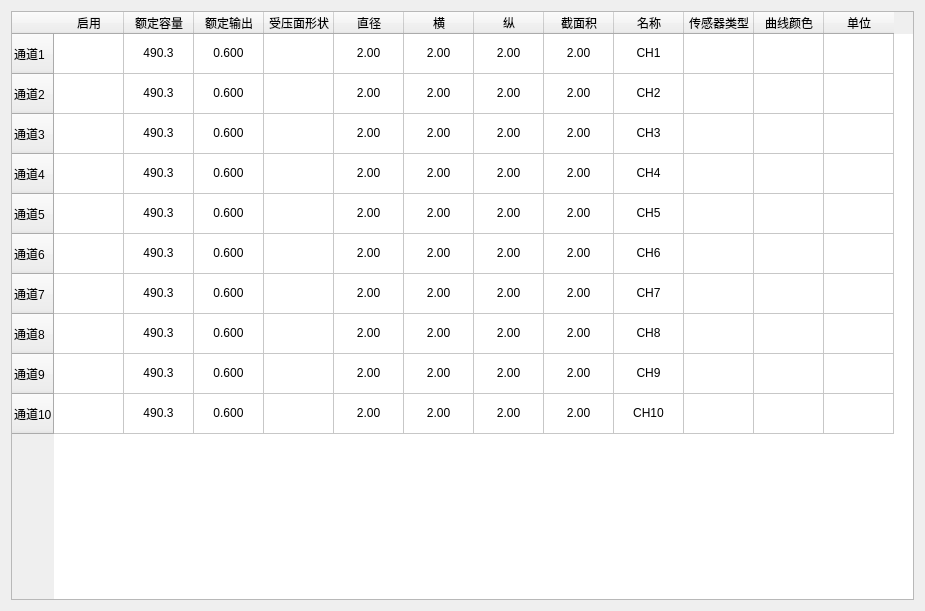
<?xml version="1.0" encoding="UTF-8"?>
<ui version="4.0">
 <class>HscSensorSetting</class>
 <widget class="QWidget" name="HscSensorSetting">
  <property name="geometry">
   <rect>
    <x>0</x>
    <y>0</y>
    <width>925</width>
    <height>611</height>
   </rect>
  </property>
  <property name="windowTitle">
   <string>Form</string>
  </property>
  <layout class="QGridLayout" name="gridLayout">
   <item row="0" column="0">
    <widget class="QTableWidget" name="tableWidget">
     <property name="styleSheet">
      <string notr="true"/>
     </property>
     <attribute name="horizontalHeaderDefaultSectionSize">
      <number>70</number>
     </attribute>
     <attribute name="verticalHeaderDefaultSectionSize">
      <number>40</number>
     </attribute>
     <attribute name="verticalHeaderMinimumSectionSize">
      <number>25</number>
     </attribute>
     <row>
      <property name="text">
       <string>通道1</string>
      </property>
     </row>
     <row>
      <property name="text">
       <string>通道2</string>
      </property>
     </row>
     <row>
      <property name="text">
       <string>通道3</string>
      </property>
     </row>
     <row>
      <property name="text">
       <string>通道4</string>
      </property>
     </row>
     <row>
      <property name="text">
       <string>通道5</string>
      </property>
     </row>
     <row>
      <property name="text">
       <string>通道6</string>
      </property>
     </row>
     <row>
      <property name="text">
       <string>通道7</string>
      </property>
     </row>
     <row>
      <property name="text">
       <string>通道8</string>
      </property>
     </row>
     <row>
      <property name="text">
       <string>通道9</string>
      </property>
     </row>
     <row>
      <property name="text">
       <string>通道10</string>
      </property>
     </row>
     <column>
      <property name="text">
       <string>启用</string>
      </property>
     </column>
     <column>
      <property name="text">
       <string>额定容量</string>
      </property>
     </column>
     <column>
      <property name="text">
       <string>额定输出</string>
      </property>
     </column>
     <column>
      <property name="text">
       <string>受压面形状</string>
      </property>
     </column>
     <column>
      <property name="text">
       <string>直径</string>
      </property>
     </column>
     <column>
      <property name="text">
       <string>横</string>
      </property>
     </column>
     <column>
      <property name="text">
       <string>纵</string>
      </property>
     </column>
     <column>
      <property name="text">
       <string>截面积</string>
      </property>
     </column>
     <column>
      <property name="text">
       <string>名称</string>
      </property>
     </column>
     <column>
      <property name="text">
       <string>传感器类型</string>
      </property>
     </column>
     <column>
      <property name="text">
       <string>曲线颜色</string>
      </property>
     </column>
     <column>
      <property name="text">
       <string>单位</string>
      </property>
     </column>
     <item row="0" column="1">
      <property name="text">
       <string>490.3</string>
      </property>
      <property name="textAlignment">
       <set>AlignCenter</set>
      </property>
     </item>
     <item row="0" column="2">
      <property name="text">
       <string>0.600</string>
      </property>
      <property name="textAlignment">
       <set>AlignCenter</set>
      </property>
     </item>
     <item row="0" column="4">
      <property name="text">
       <string>2.00</string>
      </property>
      <property name="textAlignment">
       <set>AlignCenter</set>
      </property>
     </item>
     <item row="0" column="5">
      <property name="text">
       <string>2.00</string>
      </property>
      <property name="textAlignment">
       <set>AlignCenter</set>
      </property>
     </item>
     <item row="0" column="6">
      <property name="text">
       <string>2.00</string>
      </property>
      <property name="textAlignment">
       <set>AlignCenter</set>
      </property>
     </item>
     <item row="0" column="7">
      <property name="text">
       <string>2.00</string>
      </property>
      <property name="textAlignment">
       <set>AlignCenter</set>
      </property>
     </item>
     <item row="0" column="8">
      <property name="text">
       <string>CH1</string>
      </property>
      <property name="textAlignment">
       <set>AlignCenter</set>
      </property>
     </item>
     <item row="0" column="9">
      <property name="text">
       <string/>
      </property>
     </item>
     <item row="1" column="1">
      <property name="text">
       <string>490.3</string>
      </property>
      <property name="textAlignment">
       <set>AlignCenter</set>
      </property>
     </item>
     <item row="1" column="2">
      <property name="text">
       <string>0.600</string>
      </property>
      <property name="textAlignment">
       <set>AlignCenter</set>
      </property>
     </item>
     <item row="1" column="4">
      <property name="text">
       <string>2.00</string>
      </property>
      <property name="textAlignment">
       <set>AlignCenter</set>
      </property>
     </item>
     <item row="1" column="5">
      <property name="text">
       <string>2.00</string>
      </property>
      <property name="textAlignment">
       <set>AlignCenter</set>
      </property>
     </item>
     <item row="1" column="6">
      <property name="text">
       <string>2.00</string>
      </property>
      <property name="textAlignment">
       <set>AlignCenter</set>
      </property>
     </item>
     <item row="1" column="7">
      <property name="text">
       <string>2.00</string>
      </property>
      <property name="textAlignment">
       <set>AlignCenter</set>
      </property>
     </item>
     <item row="1" column="8">
      <property name="text">
       <string>CH2</string>
      </property>
      <property name="textAlignment">
       <set>AlignCenter</set>
      </property>
     </item>
     <item row="2" column="1">
      <property name="text">
       <string>490.3</string>
      </property>
      <property name="textAlignment">
       <set>AlignCenter</set>
      </property>
     </item>
     <item row="2" column="2">
      <property name="text">
       <string>0.600</string>
      </property>
      <property name="textAlignment">
       <set>AlignCenter</set>
      </property>
     </item>
     <item row="2" column="4">
      <property name="text">
       <string>2.00</string>
      </property>
      <property name="textAlignment">
       <set>AlignCenter</set>
      </property>
     </item>
     <item row="2" column="5">
      <property name="text">
       <string>2.00</string>
      </property>
      <property name="textAlignment">
       <set>AlignCenter</set>
      </property>
     </item>
     <item row="2" column="6">
      <property name="text">
       <string>2.00</string>
      </property>
      <property name="textAlignment">
       <set>AlignCenter</set>
      </property>
     </item>
     <item row="2" column="7">
      <property name="text">
       <string>2.00</string>
      </property>
      <property name="textAlignment">
       <set>AlignCenter</set>
      </property>
     </item>
     <item row="2" column="8">
      <property name="text">
       <string>CH3</string>
      </property>
      <property name="textAlignment">
       <set>AlignCenter</set>
      </property>
     </item>
     <item row="3" column="1">
      <property name="text">
       <string>490.3</string>
      </property>
      <property name="textAlignment">
       <set>AlignCenter</set>
      </property>
     </item>
     <item row="3" column="2">
      <property name="text">
       <string>0.600</string>
      </property>
      <property name="textAlignment">
       <set>AlignCenter</set>
      </property>
     </item>
     <item row="3" column="4">
      <property name="text">
       <string>2.00</string>
      </property>
      <property name="textAlignment">
       <set>AlignCenter</set>
      </property>
     </item>
     <item row="3" column="5">
      <property name="text">
       <string>2.00</string>
      </property>
      <property name="textAlignment">
       <set>AlignCenter</set>
      </property>
     </item>
     <item row="3" column="6">
      <property name="text">
       <string>2.00</string>
      </property>
      <property name="textAlignment">
       <set>AlignCenter</set>
      </property>
     </item>
     <item row="3" column="7">
      <property name="text">
       <string>2.00</string>
      </property>
      <property name="textAlignment">
       <set>AlignCenter</set>
      </property>
     </item>
     <item row="3" column="8">
      <property name="text">
       <string>CH4</string>
      </property>
      <property name="textAlignment">
       <set>AlignCenter</set>
      </property>
     </item>
     <item row="4" column="1">
      <property name="text">
       <string>490.3</string>
      </property>
      <property name="textAlignment">
       <set>AlignCenter</set>
      </property>
     </item>
     <item row="4" column="2">
      <property name="text">
       <string>0.600</string>
      </property>
      <property name="textAlignment">
       <set>AlignCenter</set>
      </property>
     </item>
     <item row="4" column="4">
      <property name="text">
       <string>2.00</string>
      </property>
      <property name="textAlignment">
       <set>AlignCenter</set>
      </property>
     </item>
     <item row="4" column="5">
      <property name="text">
       <string>2.00</string>
      </property>
      <property name="textAlignment">
       <set>AlignCenter</set>
      </property>
     </item>
     <item row="4" column="6">
      <property name="text">
       <string>2.00</string>
      </property>
      <property name="textAlignment">
       <set>AlignCenter</set>
      </property>
     </item>
     <item row="4" column="7">
      <property name="text">
       <string>2.00</string>
      </property>
      <property name="textAlignment">
       <set>AlignCenter</set>
      </property>
     </item>
     <item row="4" column="8">
      <property name="text">
       <string>CH5</string>
      </property>
      <property name="textAlignment">
       <set>AlignCenter</set>
      </property>
     </item>
     <item row="5" column="1">
      <property name="text">
       <string>490.3</string>
      </property>
      <property name="textAlignment">
       <set>AlignCenter</set>
      </property>
     </item>
     <item row="5" column="2">
      <property name="text">
       <string>0.600</string>
      </property>
      <property name="textAlignment">
       <set>AlignCenter</set>
      </property>
     </item>
     <item row="5" column="4">
      <property name="text">
       <string>2.00</string>
      </property>
      <property name="textAlignment">
       <set>AlignCenter</set>
      </property>
     </item>
     <item row="5" column="5">
      <property name="text">
       <string>2.00</string>
      </property>
      <property name="textAlignment">
       <set>AlignCenter</set>
      </property>
     </item>
     <item row="5" column="6">
      <property name="text">
       <string>2.00</string>
      </property>
      <property name="textAlignment">
       <set>AlignCenter</set>
      </property>
     </item>
     <item row="5" column="7">
      <property name="text">
       <string>2.00</string>
      </property>
      <property name="textAlignment">
       <set>AlignCenter</set>
      </property>
     </item>
     <item row="5" column="8">
      <property name="text">
       <string>CH6</string>
      </property>
      <property name="textAlignment">
       <set>AlignCenter</set>
      </property>
     </item>
     <item row="6" column="1">
      <property name="text">
       <string>490.3</string>
      </property>
      <property name="textAlignment">
       <set>AlignCenter</set>
      </property>
     </item>
     <item row="6" column="2">
      <property name="text">
       <string>0.600</string>
      </property>
      <property name="textAlignment">
       <set>AlignCenter</set>
      </property>
     </item>
     <item row="6" column="4">
      <property name="text">
       <string>2.00</string>
      </property>
      <property name="textAlignment">
       <set>AlignCenter</set>
      </property>
     </item>
     <item row="6" column="5">
      <property name="text">
       <string>2.00</string>
      </property>
      <property name="textAlignment">
       <set>AlignCenter</set>
      </property>
     </item>
     <item row="6" column="6">
      <property name="text">
       <string>2.00</string>
      </property>
      <property name="textAlignment">
       <set>AlignCenter</set>
      </property>
     </item>
     <item row="6" column="7">
      <property name="text">
       <string>2.00</string>
      </property>
      <property name="textAlignment">
       <set>AlignCenter</set>
      </property>
     </item>
     <item row="6" column="8">
      <property name="text">
       <string>CH7</string>
      </property>
      <property name="textAlignment">
       <set>AlignCenter</set>
      </property>
     </item>
     <item row="7" column="1">
      <property name="text">
       <string>490.3</string>
      </property>
      <property name="textAlignment">
       <set>AlignCenter</set>
      </property>
     </item>
     <item row="7" column="2">
      <property name="text">
       <string>0.600</string>
      </property>
      <property name="textAlignment">
       <set>AlignCenter</set>
      </property>
     </item>
     <item row="7" column="4">
      <property name="text">
       <string>2.00</string>
      </property>
      <property name="textAlignment">
       <set>AlignCenter</set>
      </property>
     </item>
     <item row="7" column="5">
      <property name="text">
       <string>2.00</string>
      </property>
      <property name="textAlignment">
       <set>AlignCenter</set>
      </property>
     </item>
     <item row="7" column="6">
      <property name="text">
       <string>2.00</string>
      </property>
      <property name="textAlignment">
       <set>AlignCenter</set>
      </property>
     </item>
     <item row="7" column="7">
      <property name="text">
       <string>2.00</string>
      </property>
      <property name="textAlignment">
       <set>AlignCenter</set>
      </property>
     </item>
     <item row="7" column="8">
      <property name="text">
       <string>CH8</string>
      </property>
      <property name="textAlignment">
       <set>AlignCenter</set>
      </property>
     </item>
     <item row="8" column="1">
      <property name="text">
       <string>490.3</string>
      </property>
      <property name="textAlignment">
       <set>AlignCenter</set>
      </property>
     </item>
     <item row="8" column="2">
      <property name="text">
       <string>0.600</string>
      </property>
      <property name="textAlignment">
       <set>AlignCenter</set>
      </property>
     </item>
     <item row="8" column="4">
      <property name="text">
       <string>2.00</string>
      </property>
      <property name="textAlignment">
       <set>AlignCenter</set>
      </property>
     </item>
     <item row="8" column="5">
      <property name="text">
       <string>2.00</string>
      </property>
      <property name="textAlignment">
       <set>AlignCenter</set>
      </property>
     </item>
     <item row="8" column="6">
      <property name="text">
       <string>2.00</string>
      </property>
      <property name="textAlignment">
       <set>AlignCenter</set>
      </property>
     </item>
     <item row="8" column="7">
      <property name="text">
       <string>2.00</string>
      </property>
      <property name="textAlignment">
       <set>AlignCenter</set>
      </property>
     </item>
     <item row="8" column="8">
      <property name="text">
       <string>CH9</string>
      </property>
      <property name="textAlignment">
       <set>AlignCenter</set>
      </property>
     </item>
     <item row="9" column="1">
      <property name="text">
       <string>490.3</string>
      </property>
      <property name="textAlignment">
       <set>AlignCenter</set>
      </property>
     </item>
     <item row="9" column="2">
      <property name="text">
       <string>0.600</string>
      </property>
      <property name="textAlignment">
       <set>AlignCenter</set>
      </property>
     </item>
     <item row="9" column="4">
      <property name="text">
       <string>2.00</string>
      </property>
      <property name="textAlignment">
       <set>AlignCenter</set>
      </property>
     </item>
     <item row="9" column="5">
      <property name="text">
       <string>2.00</string>
      </property>
      <property name="textAlignment">
       <set>AlignCenter</set>
      </property>
     </item>
     <item row="9" column="6">
      <property name="text">
       <string>2.00</string>
      </property>
      <property name="textAlignment">
       <set>AlignCenter</set>
      </property>
     </item>
     <item row="9" column="7">
      <property name="text">
       <string>2.00</string>
      </property>
      <property name="textAlignment">
       <set>AlignCenter</set>
      </property>
     </item>
     <item row="9" column="8">
      <property name="text">
       <string>CH10</string>
      </property>
      <property name="textAlignment">
       <set>AlignCenter</set>
      </property>
     </item>
    </widget>
   </item>
  </layout>
 </widget>
 <resources/>
 <connections/>
</ui>
